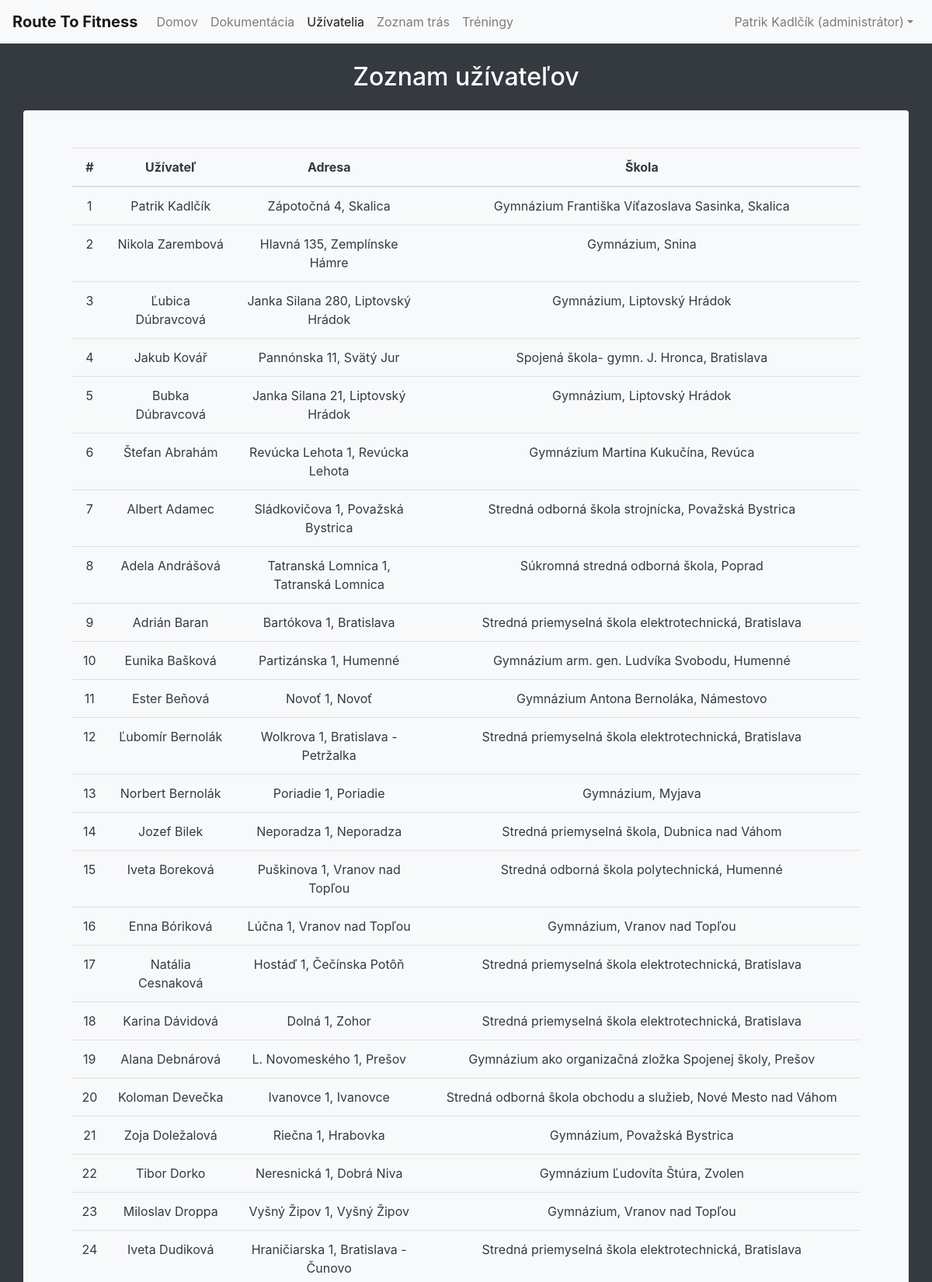
/users.php (signed in, upper part), run on the app's committed database.
### tables this page shows
CREATE TABLE `users` (
  `ID` int(10) UNSIGNED NOT NULL,
  `FIRSTNAME` varchar(50) NOT NULL,
  `SURNAME` varchar(50) NOT NULL,
  `EMAIL` varchar(254) NOT NULL,
  `SCHOOL_ID` int(10) UNSIGNED DEFAULT NULL,
  `ADDRESS_ID` int(10) UNSIGNED NOT NULL,
  `PASSWORD` varchar(64) NOT NULL,
  `ROLE` enum('user','admin') NOT NULL DEFAULT 'user',
  `SUBSCRIBED` tinyint(1) NOT NULL DEFAULT '0',
  `CONFIRMTIME` timestamp NULL DEFAULT NULL,
  `ACTIVE_ROUTE` int(10) UNSIGNED DEFAULT NULL
);

### workers/dbConn.php (called while the page is built, shortened)
<?php
class DBConn {
    private $dbHost = "localhost";
    private $userTable = "users";
	private $dbName = "zaverecne";
	private $dbLogin = "batman";
	private $dbPass = "robin";
    private $db;
    function __construct(){
        if(!isset($this->db)){
            $conn = new mysqli($this->dbHost, $this->dbLogin, $this->dbPass, $this->dbName);
            if($conn->connect_error){
                die("Failed to connect with MySQL: " . $conn->connect_error);
            }else{
				$conn->set_charset("utf8");
                $this->db = $conn;
			}
        }
	}
	function getUserData() {
		$stmt = $this->db->prepare("SELECT * FROM $this->userTable WHERE id = ?");
		$stmt->bind_param('i',$_SESSION["login"]["id"]);
		if ($stmt->execute() === false) {
		  trigger_error($stmt->error, E_USER_ERROR);
		}
		$result = $stmt->get_result()->fetch_object();
		if (strcmp($result->PASSWORD,$_SESSION["login"]["password"])==0) {
			return $result;
		}
		return false;
	}
	function getAssoc($query, $column = false, $singleLine = false) {
		$result = $this->db->query($query);
		return $result->fetch_all(MYSQLI_ASSOC);
	}
}
?>

### users.php (the view, shortened to what this page needs)
<?php
include_once("workers/dbConn.php");
$db = new DBConn();
$sql = "SELECT users.ID, CONCAT(users.FIRSTNAME, ' ', users.SURNAME) as NAME, CONCAT(a.ADDRESS, ', ', a.CITY) as ADDRESS, CONCAT(schools.NAME, ', ' , sa.CITY) as SCHOOL
FROM users JOIN addresses a ON users.ADDRESS_ID=a.ID JOIN schools ON users.SCHOOL_ID=schools.ID JOIN addresses sa ON sa.ID=schools.ADDRESS_ID";
$assoc = $db->getAssoc($sql);
?>
<!doctype html>
<html>
<head>
    <?php require("includes/head.php");?>
</head>
<body class="bg-dark text-white">
<?php require("includes/navbar.php"); ?>
<div class="container text-center">
    <div class="row">
        <div class="col">
            <h2 class="m-4 d-inline-block">Zoznam užívateľov</h2>
        </div>
    </div>
    <div class="row justify-content-center bg-light text-dark rounded p-5">
        <div class="col">
            <table class='table table-hover sortable'>
                <thead>
                <tr>
                    <th>#</th>
                    <th>Užívateľ</th>
                    <th>Adresa</th>
                    <th>Škola</th>
                </tr>
                </thead>
                <tbody id="load">
                <?php foreach($assoc as $user): ?>
                    <tr class='clickable-row' data-href='trainings.php?id=<?php echo $user["ID"]; ?>'>
                        <td><?php echo $user["ID"]; ?></td>
                        <td><?php echo $user["NAME"]; ?></td>
                        <td><?php echo $user["ADDRESS"]; ?></td>
                        <td><?php echo $user["SCHOOL"]; ?></td>
                    </tr>
                <?php endforeach; ?>
                </tbody>
            </table>
        </div>
    </div>
</div>
</body>
</html>

### includes/navbar.php (shortened to what this page needs)
<?php
$role = false;
$currentSite = basename($_SERVER['PHP_SELF']);
$guestAllowed = array("index.php","register.php","confirm.php","documentation.php");
if (isset($_SESSION["login"])) {
	include_once("workers/dbConn.php");
	$userData = $db->getUserData();
	$role = $userData->ROLE;
} elseif (!in_array($currentSite, $guestAllowed)) banish();
?>
<nav class="navbar navbar-expand-lg navbar-light bg-light sticky-top">
	<a class="navbar-brand" href="#"><b>Route To Fitness</b></a>
	<div class="collapse navbar-collapse" id="navbarNavDropdown">
		<ul class="navbar-nav">
			<li class="nav-item"><a class="nav-link" href="index.php">Domov</a>
			<li class="nav-item"><a class="nav-link" href="documentation.php">Dokumentácia</a>
			<?php if ($role == "user"):  ?>
			<li class="nav-item"><a class="nav-link" href="routes.php">Zoznam trás</a>
			<li class="nav-item"><a class="nav-link" href="trainings.php">Tréningy</a>
			<?php elseif ($role == "admin"):  ?>
			<li class="nav-item"><a class="nav-link" href="users.php">Užívatelia</a>
			<li class="nav-item"><a class="nav-link" href="routes.php">Zoznam trás</a>
			<li class="nav-item"><a class="nav-link" href="trainings.php">Tréningy</a>
			<?php endif; ?>
		</ul>
		<ul class="navbar-nav ml-auto">
			<?php if ($role == "user"):  ?>
			<li class="nav-item dropdown">
				<a class="nav-link dropdown-toggle" href="#" id="navbarLoginMenuLink" data-toggle="dropdown" aria-haspopup="true" aria-expanded="false"><?php echo $userData->FIRSTNAME." ".$userData->SURNAME;?></a>
				<div class="dropdown-menu p-1" aria-labelledby="navbarLoginMenuLink">
					<a class="dropdown-item" href="add-route.php">Vytvor trasu</a>
					<a class="dropdown-item" href="add-training.php">Pridaj tréning</a>
					<div class="dropdown-divider"></div>
					<a class="dropdown-item" href="workers/logout.php">Odhlásenie</a>
				</div>
			</li>
			<?php elseif ($role == "admin"):  ?>
			<li class="nav-item dropdown">
				<a class="nav-link dropdown-toggle" href="#" id="navbarLoginMenuLink" data-toggle="dropdown" aria-haspopup="true" aria-expanded="false"><?php echo $userData->FIRSTNAME." ".$userData->SURNAME." (administrátor)";?></a>
			</li>
			<?php endif; ?>
		</ul>
	</div>
</nav>

### data on the page
users: FIRSTNAME "Patrik", SURNAME "Kadlčík", ID "1", NAME "Patrik Kadlčík", ADDRESS "Zápotočná 4, Skalica", SCHOOL "Gymnázium Františka Víťazoslava Sasinka, Skalica"
users: ID "2", NAME "Nikola Zarembová", ADDRESS "Hlavná 135, Zemplínske Hámre", SCHOOL "Gymnázium, Snina"
users: ID "3", NAME "Ľubica Dúbravcová", ADDRESS "Janka Silana 280, Liptovský Hrádok", SCHOOL "Gymnázium, Liptovský Hrádok"
users: ID "4", NAME "Jakub Kovář", ADDRESS "Pannónska 11, Svätý Jur", SCHOOL "Spojená škola- gymn. J. Hronca, Bratislava"
users: ID "5", NAME "Bubka Dúbravcová", ADDRESS "Janka Silana 21, Liptovský Hrádok", SCHOOL "Gymnázium, Liptovský Hrádok"
users: ID "6", NAME "Štefan Abrahám", ADDRESS "Revúcka Lehota 1, Revúcka Lehota", SCHOOL "Gymnázium Martina Kukučína, Revúca"
users: ID "7", NAME "Albert Adamec", ADDRESS "Sládkovičova 1, Považská Bystrica", SCHOOL "Stredná odborná škola strojnícka, Považská Bystrica"
users: ID "8", NAME "Adela Andrášová", ADDRESS "Tatranská Lomnica 1, Tatranská Lomnica", SCHOOL "Súkromná stredná odborná škola, Poprad"
users: ID "9", NAME "Adrián Baran", ADDRESS "Bartókova 1, Bratislava", SCHOOL "Stredná priemyselná škola elektrotechnická, Bratislava"
users: ID "10", NAME "Eunika Bašková", ADDRESS "Partizánska 1, Humenné", SCHOOL "Gymnázium arm. gen. Ludvíka Svobodu, Humenné"
users: ID "11", NAME "Ester Beňová", ADDRESS "Novoť 1, Novoť", SCHOOL "Gymnázium Antona Bernoláka, Námestovo"
users: ID "12", NAME "Ľubomír Bernolák", ADDRESS "Wolkrova 1, Bratislava - Petržalka", SCHOOL "Stredná priemyselná škola elektrotechnická, Bratislava"
users: ID "13", NAME "Norbert Bernolák", ADDRESS "Poriadie 1, Poriadie", SCHOOL "Gymnázium, Myjava"
users: ID "14", NAME "Jozef Bilek", ADDRESS "Neporadza 1, Neporadza", SCHOOL "Stredná priemyselná škola, Dubnica nad Váhom"
users: ID "15", NAME "Iveta Boreková", ADDRESS "Puškinova 1, Vranov nad Topľou", SCHOOL "Stredná odborná škola polytechnická, Humenné"
users: ID "16", NAME "Enna Bóriková", ADDRESS "Lúčna 1, Vranov nad Topľou", SCHOOL "Gymnázium, Vranov nad Topľou"
users: ID "17", NAME "Natália Cesnaková", ADDRESS "Hostáď 1, Čečínska Potôň", SCHOOL "Stredná priemyselná škola elektrotechnická, Bratislava"
users: ID "18", NAME "Karina Dávidová", ADDRESS "Dolná 1, Zohor", SCHOOL "Stredná priemyselná škola elektrotechnická, Bratislava"
users: ID "19", NAME "Alana Debnárová", ADDRESS "L. Novomeského 1, Prešov", SCHOOL "Gymnázium ako organizačná zložka Spojenej školy, Prešov"
users: ID "20", NAME "Koloman Devečka", ADDRESS "Ivanovce 1, Ivanovce", SCHOOL "Stredná odborná škola obchodu a služieb, Nové Mesto nad Váhom"
users: ID "21", NAME "Zoja Doležalová", ADDRESS "Riečna 1, Hrabovka", SCHOOL "Gymnázium, Považská Bystrica"
users: ID "22", NAME "Tibor Dorko", ADDRESS "Neresnická 1, Dobrá Niva", SCHOOL "Gymnázium Ľudovíta Štúra, Zvolen"
users: ID "23", NAME "Miloslav Droppa", ADDRESS "Vyšný Žipov 1, Vyšný Žipov", SCHOOL "Gymnázium, Vranov nad Topľou"
users: ID "24", NAME "Iveta Dudiková", ADDRESS "Hraničiarska 1, Bratislava - Čunovo", SCHOOL "Stredná priemyselná škola elektrotechnická, Bratislava"
